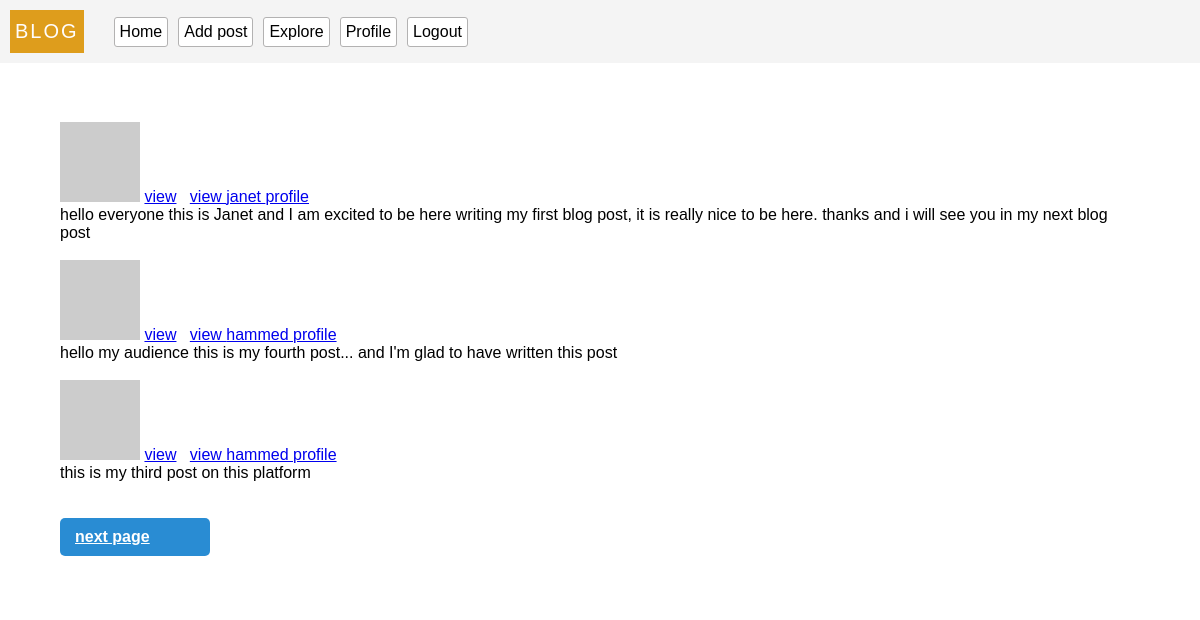
The app's page /explore (signed in) with its own data.
### models.py (models this page shows, shortened)
class Post(db.Model):
  __tablename__ = 'posts'
  id = db.Column(db.Integer, primary_key = True)
  body = db.Column(db.String(300) ,nullable = False)
  title = db.Column(db.String(20), nullable = False)
  timestamp = db.Column(db.DateTime, default=datetime.utcnow, index = True)
  user_id = db.Column(db.Integer, db.ForeignKey('users.id'))

class User(db.Model, UserMixin):
  __tablename__ = 'users'
  id = db.Column(db.Integer, primary_key = True)
  username = db.Column(db.String(100), unique = True, index = True)
  email = db.Column(db.String(100), index = True, unique = True)
  password = db.Column(db.String(200))
  last_seen = db.Column(db.DateTime, default=datetime.utcnow, index = True)
  about_me = db.Column(db.String, nullable=True)
  posts = db.relationship(
    'Post',
    backref = 'author',
    lazy = 'dynamic'
  )
  followed = db.relationship(
    'User',
    secondary = followers,
    primaryjoin = (followers.c.follower_id == id),
    secondaryjoin = (followers.c.followed_id == id),
    backref = db.backref('followers', lazy='dynamic'),
    lazy = 'dynamic'
  )
  follower = db.relationship(
    'User',
    secondary = followers,
    primaryjoin = (followers.c.followed_id == id),
    secondaryjoin = (followers.c.follower_id == id),
    backref = db.backref('followed_user', lazy='dynamic'),
    lazy = 'dynamic'
  )
  def avatar(self, size='80'):
    digest = md5(str(self.email).lower().encode('utf-8')).hexdigest()
    return f'https://gravatar.com/avatar/{digest}?d=identicon&s={size}'
  def update_last_seen(self):
    self.last_seen = datetime.utcnow()
    db.session.commit()
  @login.user_loader
  def get_user(id):
    return User.query.get(int(id))

### server.py (the view)
@app.route('/explore')
@login_required
def explore():
    page = request.args.get('page', 1, int)
    posts = Post.query.order_by(Post.timestamp.desc()).paginate(page = page, per_page = app.config['POST_PER_PAGE'], error_out= False)
    return render_template('index.html', title='Explore', posts=posts)

### server.py (called while the page is built)
@app.before_request
def validate():
  if current_user.is_authenticated:
    current_user.update_last_seen()

### templates/index.html (shortened to what this page needs)
  {% extends 'base.html' %}
  {% block content%}
  <link rel="stylesheet" href="/static/styles/login.css"/>
  <br>
    {% for post in posts.items %}
      <p>
        <img src="{{post.author.avatar(40)}}">
        <a href="/post/{{post.id}}">view</a>
        <span>&nbsp;</span>
        {% if current_user.id != post.author.id %}
          <a href="/user/{{post.author.id}}">
            view {{post.author.username}} profile
          </a>
        {% endif %}
      </p>
      <article> {{post.body}}</article>
      <br>
    {% endfor %}
    <br>
    {% if posts.has_next %}
      <a class="submit-btn" style="width:150px" href="?page={{posts.next_num}}"> next page</a>
    {% endif %}
  {% endblock %}

### static/styles/base.css (style rules this page uses)
* { padding:0px; margin: 0px; box-sizing: border-box; }
body { font-family: 'Lucida Sans', 'Lucida Sans Regular', 'Lucida Grande', 'Lucida Sans Unicode', Geneva, Verdana, sans-serif; }

### static/styles/login.css (style rules this page uses)
.submit-btn { padding:10px 15px; background-color: rgb(41, 140, 211); color:#fff; border-radius: 5px; font-weight:700; display: block; outline: none; border:none; transition: background-color 0.2s; }

### records on screen
Post: author.username "janet", body "hello everyone this is Janet and I am excited to be here writing my first blog post, it is really nice to be here. thanks and i will see you in my next blog post"
Post: author.username "hammed", body "hello my audience this is my fourth post... and I'm glad to have written this post"
Post: author.username "hammed", body "this is my third post on this platform"
